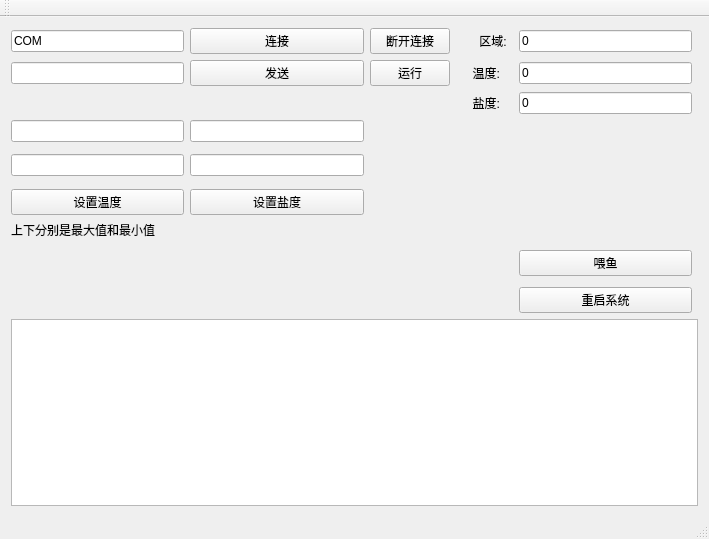
<?xml version="1.0" encoding="UTF-8"?>
<ui version="4.0">
 <class>Serial</class>
 <widget class="QMainWindow" name="Serial">
  <property name="geometry">
   <rect>
    <x>0</x>
    <y>0</y>
    <width>709</width>
    <height>539</height>
   </rect>
  </property>
  <property name="windowTitle">
   <string>Serial</string>
  </property>
  <property name="styleSheet">
   <string notr="true"/>
  </property>
  <widget class="QWidget" name="centralWidget">
   <layout class="QGridLayout" name="gridLayout_2">
    <item row="7" column="1">
     <widget class="QPushButton" name="setSalt">
      <property name="text">
       <string>设置盐度</string>
      </property>
     </widget>
    </item>
    <item row="9" column="5">
     <widget class="QPushButton" name="feedFish">
      <property name="text">
       <string>喂鱼</string>
      </property>
     </widget>
    </item>
    <item row="6" column="0">
     <widget class="QLineEdit" name="tempMax"/>
    </item>
    <item row="7" column="0">
     <widget class="QPushButton" name="setTemp">
      <property name="text">
       <string>设置温度</string>
      </property>
     </widget>
    </item>
    <item row="4" column="3">
     <widget class="QLabel" name="label_21">
      <property name="styleSheet">
       <string notr="true">font: 18pt &quot;Adobe Arabic&quot;;</string>
      </property>
      <property name="text">
       <string>     盐度:</string>
      </property>
     </widget>
    </item>
    <item row="6" column="1">
     <widget class="QLineEdit" name="saltMax"/>
    </item>
    <item row="1" column="1">
     <widget class="QPushButton" name="bt_connect">
      <property name="text">
       <string>连接</string>
      </property>
     </widget>
    </item>
    <item row="5" column="0">
     <widget class="QLineEdit" name="tempMin"/>
    </item>
    <item row="5" column="1">
     <widget class="QLineEdit" name="saltMin"/>
    </item>
    <item row="1" column="0">
     <widget class="QLineEdit" name="serial">
      <property name="text">
       <string>COM</string>
      </property>
     </widget>
    </item>
    <item row="1" column="5">
     <widget class="QLineEdit" name="area">
      <property name="text">
       <string>0</string>
      </property>
     </widget>
    </item>
    <item row="6" column="5">
     <spacer name="verticalSpacer_2">
      <property name="orientation">
       <enum>Qt::Vertical</enum>
      </property>
      <property name="sizeHint" stdset="0">
       <size>
        <width>20</width>
        <height>40</height>
       </size>
      </property>
     </spacer>
    </item>
    <item row="2" column="0">
     <widget class="QLineEdit" name="et_send"/>
    </item>
    <item row="2" column="1">
     <widget class="QPushButton" name="sand">
      <property name="text">
       <string>发送</string>
      </property>
     </widget>
    </item>
    <item row="2" column="2">
     <widget class="QPushButton" name="start">
      <property name="text">
       <string>运行</string>
      </property>
     </widget>
    </item>
    <item row="1" column="3">
     <widget class="QLabel" name="label_2">
      <property name="styleSheet">
       <string notr="true">font: 18pt &quot;Adobe Arabic&quot;;</string>
      </property>
      <property name="text">
       <string>       区域:</string>
      </property>
     </widget>
    </item>
    <item row="1" column="2">
     <widget class="QPushButton" name="bt_disconect">
      <property name="text">
       <string>断开连接</string>
      </property>
     </widget>
    </item>
    <item row="13" column="0" colspan="7">
     <widget class="QTextBrowser" name="message">
      <property name="enabled">
       <bool>true</bool>
      </property>
     </widget>
    </item>
    <item row="9" column="0">
     <spacer name="verticalSpacer">
      <property name="orientation">
       <enum>Qt::Vertical</enum>
      </property>
      <property name="sizeHint" stdset="0">
       <size>
        <width>20</width>
        <height>40</height>
       </size>
      </property>
     </spacer>
    </item>
    <item row="2" column="5">
     <widget class="QLineEdit" name="temp">
      <property name="text">
       <string>0</string>
      </property>
     </widget>
    </item>
    <item row="4" column="5">
     <widget class="QLineEdit" name="salt">
      <property name="text">
       <string>0</string>
      </property>
     </widget>
    </item>
    <item row="2" column="3">
     <widget class="QLabel" name="label_20">
      <property name="styleSheet">
       <string notr="true">font: 18pt &quot;Adobe Arabic&quot;;</string>
      </property>
      <property name="text">
       <string>     温度:</string>
      </property>
     </widget>
    </item>
    <item row="8" column="0" colspan="2">
     <widget class="QLabel" name="label">
      <property name="text">
       <string>上下分别是最大值和最小值</string>
      </property>
     </widget>
    </item>
    <item row="10" column="5">
     <widget class="QPushButton" name="reboot">
      <property name="text">
       <string>重启系统</string>
      </property>
     </widget>
    </item>
   </layout>
  </widget>
  <widget class="QToolBar" name="mainToolBar">
   <attribute name="toolBarArea">
    <enum>TopToolBarArea</enum>
   </attribute>
   <attribute name="toolBarBreak">
    <bool>false</bool>
   </attribute>
  </widget>
  <widget class="QStatusBar" name="statusBar"/>
 </widget>
 <layoutdefault spacing="6" margin="11"/>
 <resources/>
 <connections/>
</ui>
